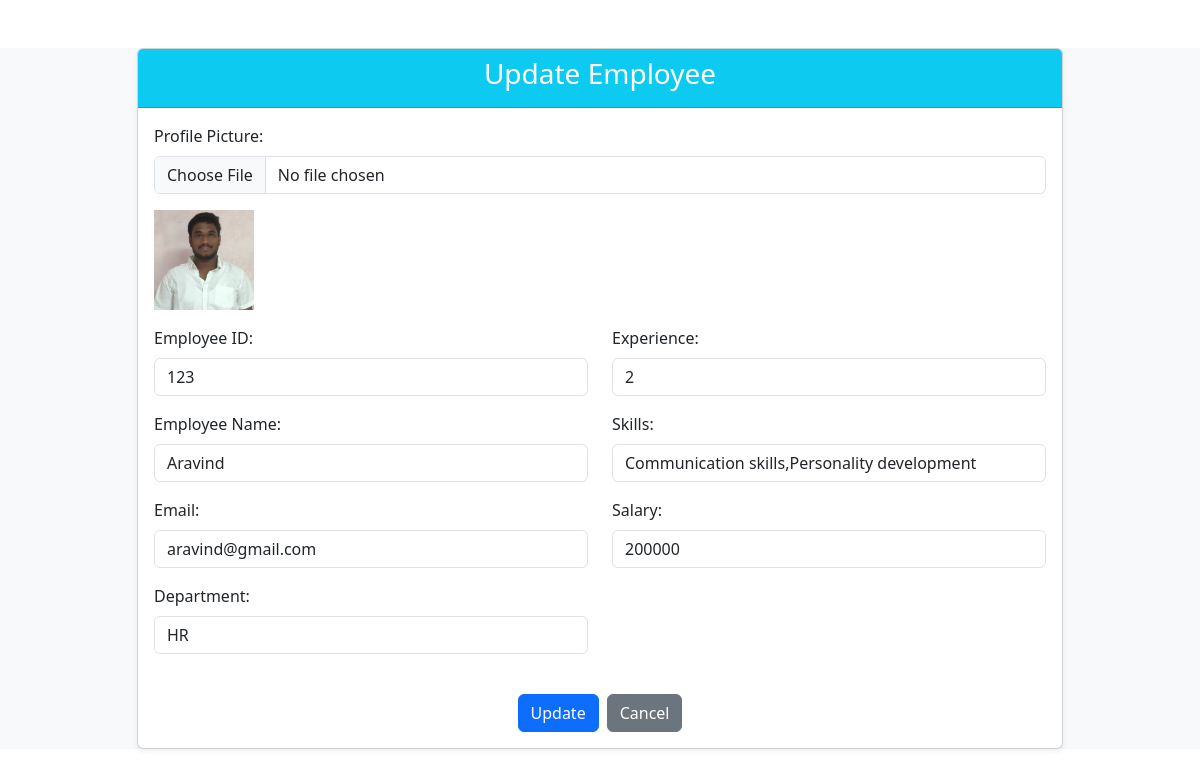
/update-employee/1/, run on the app's committed database.
### operations/models.py (models this page shows, shortened)
class Employee(models.Model):
    employeeid=models.CharField(max_length=100)
    employeename=models.CharField(max_length=50)
    email = models.CharField(max_length=50, null=True, blank=True)
    department = models.CharField(max_length=100, null=True, blank=True)
    experience = models.CharField(max_length=50, null=True, blank=True,)
    skills=models.CharField(max_length=50,null=True, blank=True,)
    salary = models.CharField(max_length=50, null=True, blank=True)
    serial_number = models.PositiveIntegerField(default=0)
    profile_picture = models.ImageField(upload_to='employee_pictures/', blank=True, null=True)  # Add this line

### operations/views.py (the view, shortened to what this page needs)
# urls.py: path('update-employee/<int:id>/',views.update_employee, name='update_employee'),
def update_employee(request, id):
    employee = get_object_or_404(Employee, id=id)
    return render(request, 'employees/update-employee.html', {'employee': employee})

### operations/templates/employees/update-employee.html (shortened to what this page needs)
<!DOCTYPE html>
<html lang="en">
<head>
    <link href="https://cdn.jsdelivr.net/npm/bootstrap@5.3.0/dist/css/bootstrap.min.css" rel="stylesheet">
</head>
<body>
    <div class="bg-light">
        <div class="container mt-5">
            <div class="row justify-content-center">
                <div class="col-md-10">
                    <div class="card shadow-sm">
                        <div class="card-header bg-info text-white">
                            <h3 class="card-title text-center">Update Employee</h3>
                        </div>
                        <div class="card-body">
                            <form method="POST" enctype="multipart/form-data">
                                <div class="mb-3">
                                    <label for="profilepicture" class="form-label">Profile Picture:</label>
                                    <input type="file" id="profilepicture" name="profilepicture" class="form-control" accept="image/*" onchange="previewImage(event)">
                                    {% if employee.profile_picture %}
                                        <img id="profilePreview" src="{{ employee.profile_picture.url }}" alt="Profile Picture" class="mt-3" style="width: 100px; height: 100px; object-fit: cover;">
                                    {% else %}
                                        <img id="profilePreview" src="#" alt="Profile Picture" class="mt-3" style="width: 100px; height: 100px; object-fit: cover; display: none;">
                                    {% endif %}
                                </div>
                                <div class="row">
                                    <div class="col-md-6">
                                        <div class="mb-3">
                                            <label for="employeeid" class="form-label">Employee ID:</label>
                                            <input type="text" id="employeeid" name="employeeid" class="form-control" value="{{ employee.employeeid }}" required>
                                        </div>
                                        <div class="mb-3">
                                            <label for="employeename" class="form-label">Employee Name:</label>
                                            <input type="text" id="employeename" name="employeename" class="form-control" value="{{ employee.employeename }}" required>
                                        </div>
                                        <div class="mb-3">
                                            <label for="email" class="form-label">Email:</label>
                                            <input type="email" id="email" name="email" class="form-control" value="{{ employee.email }}" required>
                                        </div>
                                        <div class="mb-3">
                                            <label for="department" class="form-label">Department:</label>
                                            <input type="text" id="department" name="department" class="form-control" value="{{ employee.department }}" required>
                                        </div>
                                    </div>
                                    <div class="col-md-6">
                                        <div class="mb-3">
                                            <label for="experience" class="form-label">Experience:</label>
                                            <input type="text" id="experience" name="experience" class="form-control" value="{{ employee.experience }}" required>
                                        </div>
                                        <div class="mb-3">
                                            <label for="skills" class="form-label">Skills:</label>
                                            <input type="text" id="skills" name="skills" class="form-control" value="{{ employee.skills }}" required>
                                        </div>
                                        <div class="mb-3">
                                            <label for="salary" class="form-label">Salary:</label>
                                            <input type="number" id="salary" name="salary" class="form-control" value="{{ employee.salary }}" required>
                                        </div>
                                    </div>
                                </div>
                                <div class="d-flex justify-content-center">
                                    <button type="submit" class="btn btn-primary w-40 mt-4 me-2">Update</button>
                                    <a href="{% url 'employee_list' %}" class="btn btn-secondary mt-4">Cancel</a>
                                </div>
                            </form>
                        </div>
                    </div>
                </div>
            </div>
        </div>
    </div>
</body>
</html>

### data on the page
Employee: profile_picture (picture), employeeid "123", employeename "Aravind", email "aravind@gmail.com", department "HR", experience "2", skills "Communication skills,Personality development", salary "200000"
